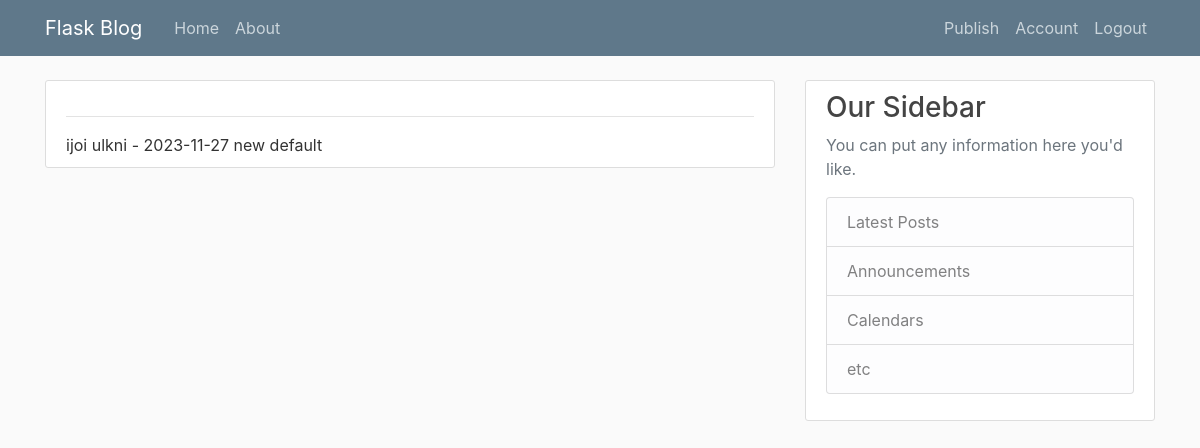
Page / (signed in) on the earlier database version.
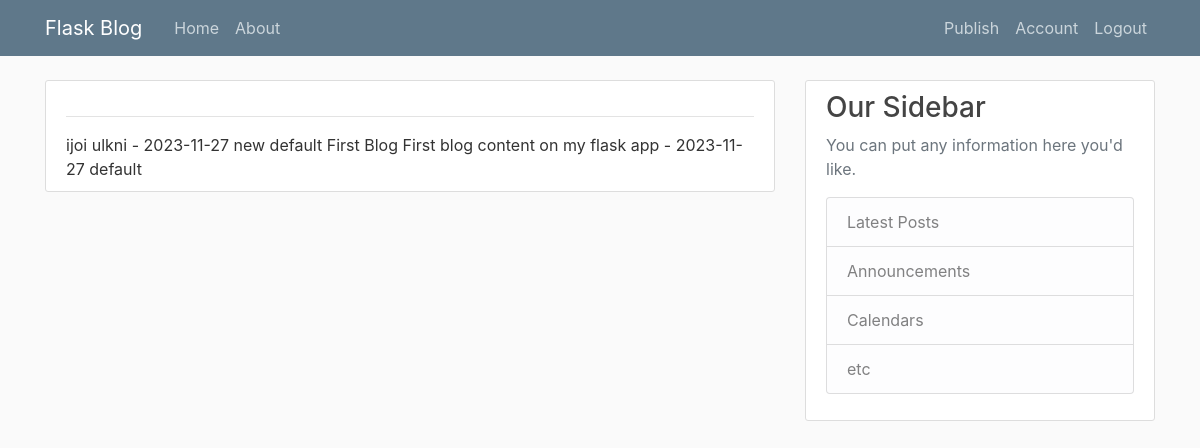
Same page on the later database version.
### flaskblog/models.py (models this page shows, shortened)
class Post(db.Model):
    id = db.Column(db.Integer, primary_key=True)
    title = db.Column(db.String(120), nullable=False, unique=True)
    content = db.Column(db.Text, nullable=False)
    date = db.Column(db.DateTime, nullable=False, default=datetime.utcnow)
    user_id = db.Column(db.Integer, db.ForeignKey('user.id'), nullable=False)

class User(db.Model, UserMixin):
    id = db.Column(db.Integer, primary_key=True)
    username = db.Column(db.String(100), nullable=False, unique=True)
    email = db.Column(db.String(120), nullable=False, unique=True)
    password = db.Column(db.String(120), nullable=False)
    image_file = db.Column(db.String(60), nullable=False, default='default-pic/default.jpg')
    posts = db.relationship('Post', backref='author', lazy=True)

### flaskblog/routes.py (the view)
@app.route('/')
@login_required
def home():
    posts = Post.query.all()
    return render_template('home.html', title='FlaskBlog', posts=posts)

### flaskblog/models.py (called while the page is built)
@login_user.user_loader
def load_user(user_id):
    return User.query.get(int(user_id))

### flaskblog/templates/home.html (shortened to what this page needs)
{% extends 'base.html' %}
{% block content %}
    <article class="media content-section">
        <div class="media-body">
        <div class="article-metadata">
        </div>
        {% for post in posts %}
        {{post.title}}
        {{post.content}} - {{post.date.strftime('%Y-%m-%d')}}
        {{post.author.username}}
        {% endfor %}
        </div>
    </article>
{% endblock content %}

Differences in the rows shown:
added Post: title "First Blog", content "First blog content on my flask app", date "2023-11-27", author.username "default"
